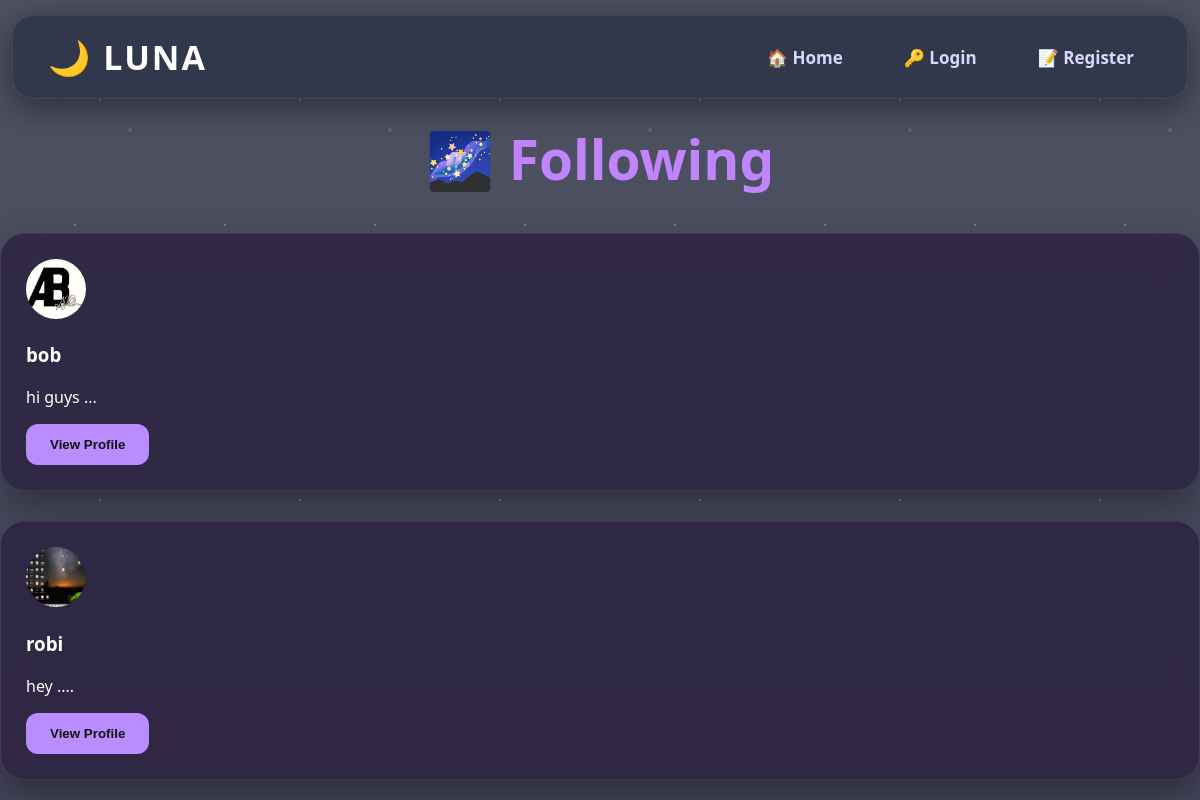
The page /following/1/ on the database its author committed.
### social/models.py (models this page shows)
class Follow(models.Model):
    follower = models.ForeignKey(
        User,
        related_name='following',
        on_delete=models.CASCADE
    )
    following = models.ForeignKey(
        User,
        related_name='followers',
        on_delete=models.CASCADE
    )

class User(models.Model):
    name = models.CharField(max_length=100)
    email = models.EmailField(unique=True)
    password = models.CharField(max_length=100)
    bio = models.TextField(blank=True)
    profile_picture = models.ImageField(
        upload_to='profiles/',
        blank=True,
        null=True
    )
    joined_at = models.DateTimeField(auto_now_add=True)

### social/views.py (the view)
# urls.py: path('following/<int:user_id>/', views.following, name='following'),
def following(request, user_id):
    user = User.objects.get(id=user_id)
    following = Follow.objects.filter(
        follower=user
    )
    return render(
        request,
        'following.html',
        {
            'profile_user': user,
            'following': following
        }
    )

### social/templates/following.html (shortened to what this page needs)
{% extends 'base.html' %}
{% block content %}
<h1>🌌 Following</h1>
{% for follow in following %}
<div class="post">
{% if follow.following.profile_picture %}
<img
src="{{ follow.following.profile_picture.url }}"
width="60"
height="60"
style="border-radius:50%; object-fit:cover;">
{% endif %}
<h3>{{ follow.following.name }}</h3>
<p>{{ follow.following.bio }}</p>
<a href="/profile/{{ follow.following.id }}/">
<button>
View Profile
</button>
</a>
</div>
{% empty %}
<p>Not following anyone yet.</p>
{% endfor %}
{% endblock %}

### social/static/style.css (style rules this page uses)
body { margin:0; padding:0; font-family:'Segoe UI',sans-serif; color:white; background: linear-gradient( rgba(10,15,35,.72), rgba(15,18,45,.78) ), url("/static/images/galaxy.jpg"); background-size:cover; background-position:center; background-repeat:no-repeat; background-attachment:fixed; min-height:100vh; }
body::before { content:""; position:fixed; top:0; left:0; width:100%; height:100%; background: radial-gradient(circle,#ffffff 1px,transparent 1px), radial-gradient(circle,#b98cff 2px,transparent 2px), radial-gradient(circle,#ffffff 1px,transparent 1px); background-size: 150px 150px, 260px 260px, 200px 200px; opacity:.25; pointer-events:none; z-index:-1; }
h1 { text-align:center; color:#c084fc; font-size:55px; }
button { background:#b98cff; color:#111; font-weight:bold; border:none; padding:13px 24px; border-radius:12px; transition:.35s; cursor:pointer; }
.post { background:rgba(40,28,60,.72); backdrop-filter:blur(20px); border:1px solid rgba(255,255,255,.08); border-radius:25px; padding:25px; margin-bottom:30px; box-shadow:0 15px 35px rgba(0,0,0,.35); }

### rows shown on the page
Follow: following.profile_picture (picture), following.name "bob", following.bio "hi guys ..."
Follow: following.profile_picture (picture), following.name "robi", following.bio "hey ...."
